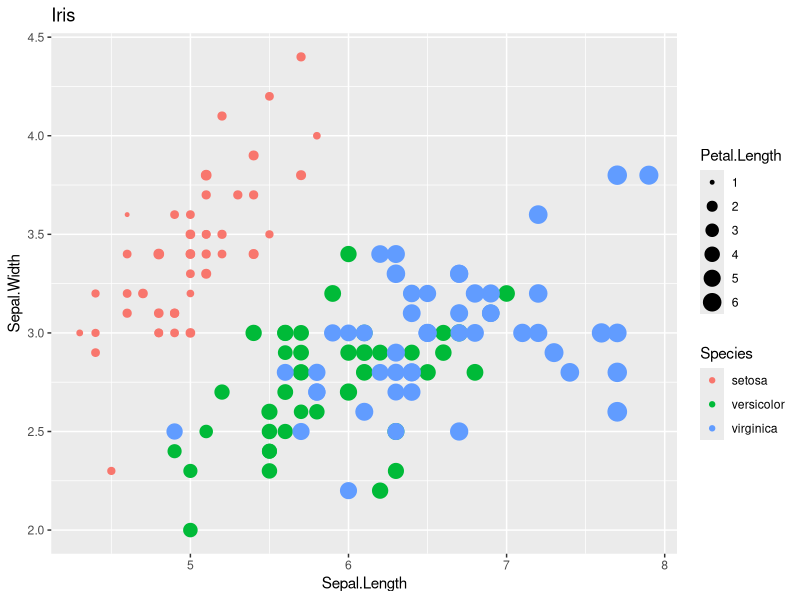
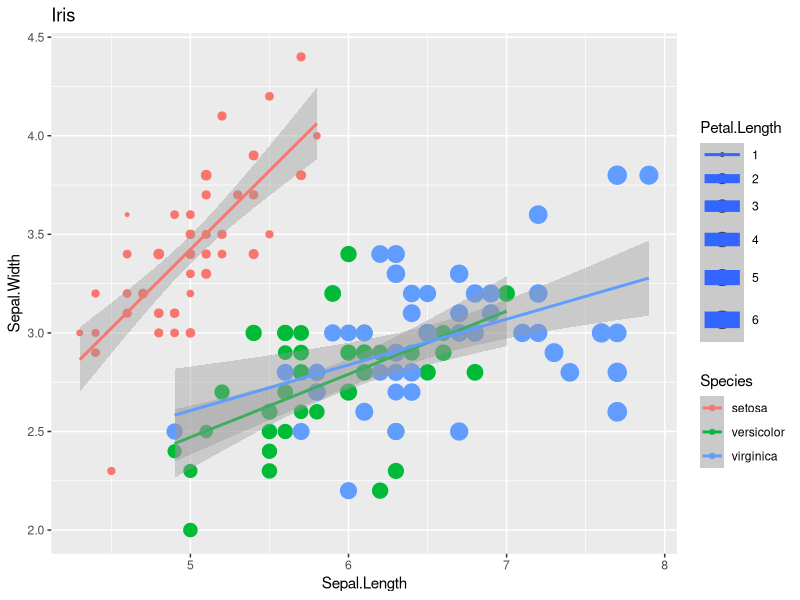
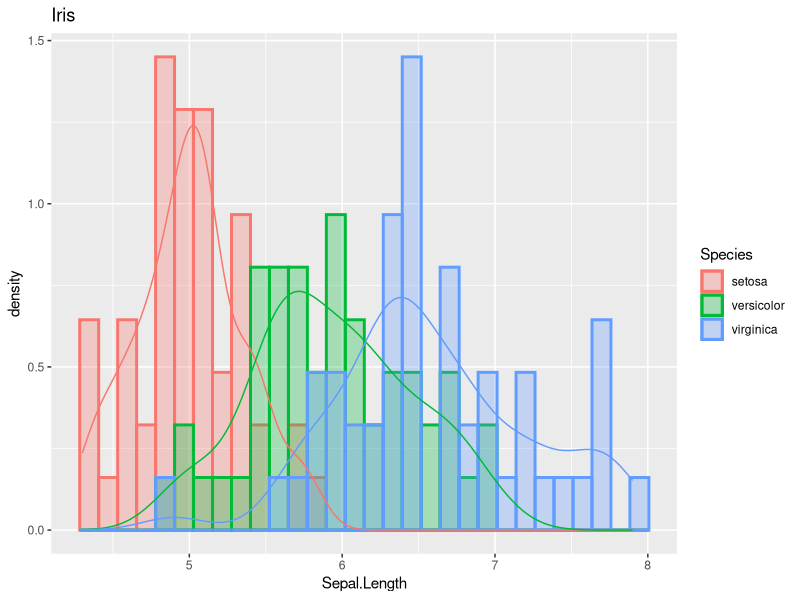
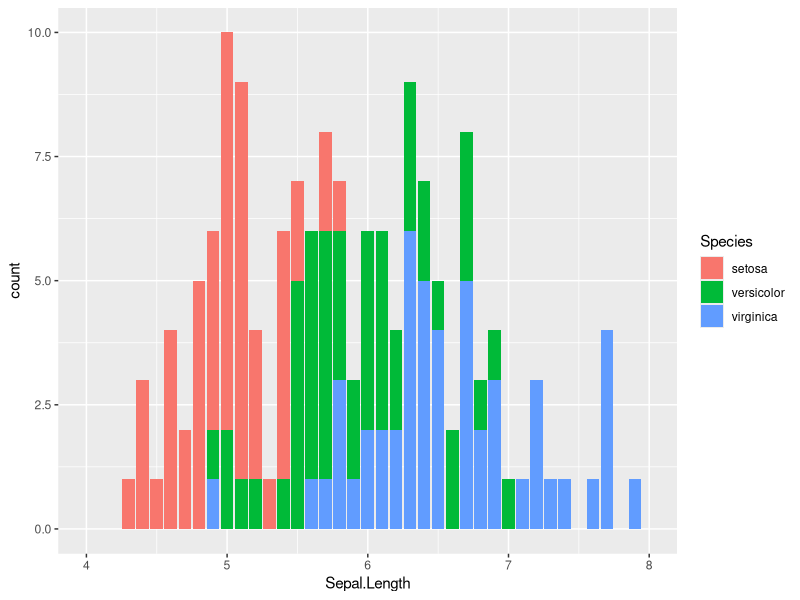
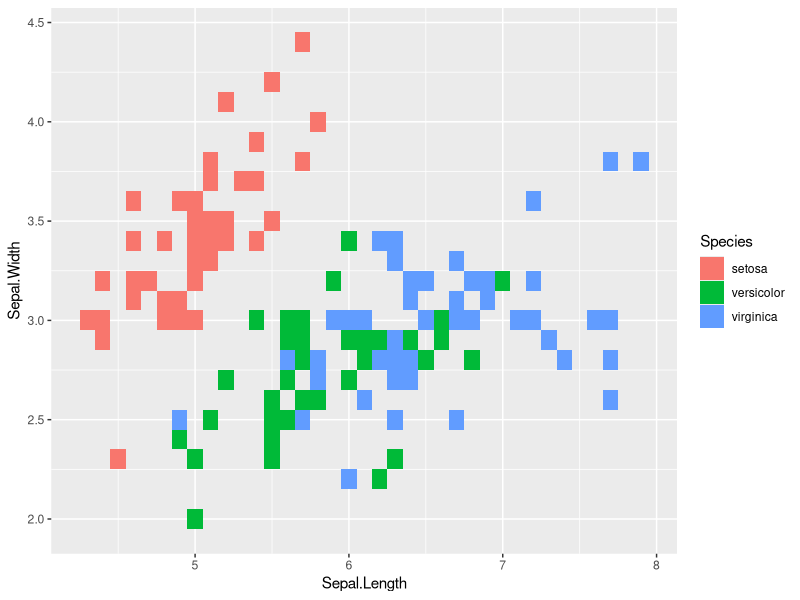
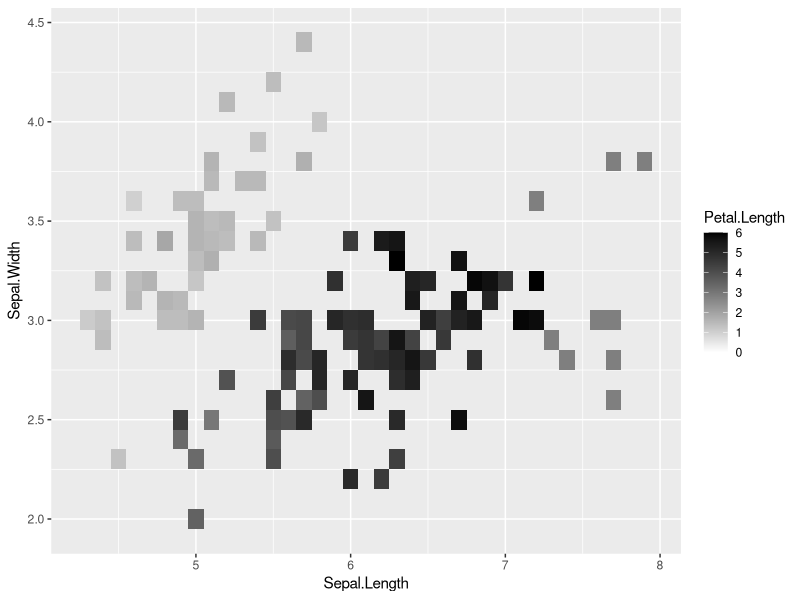
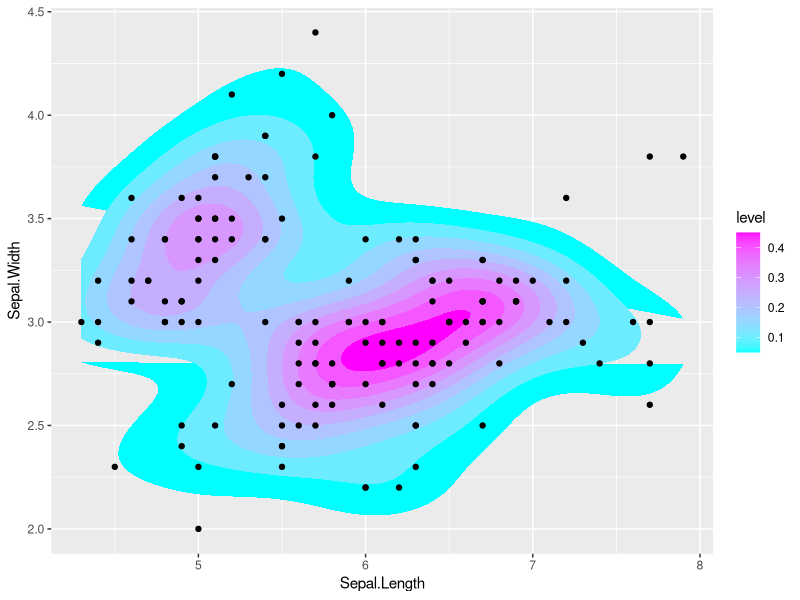
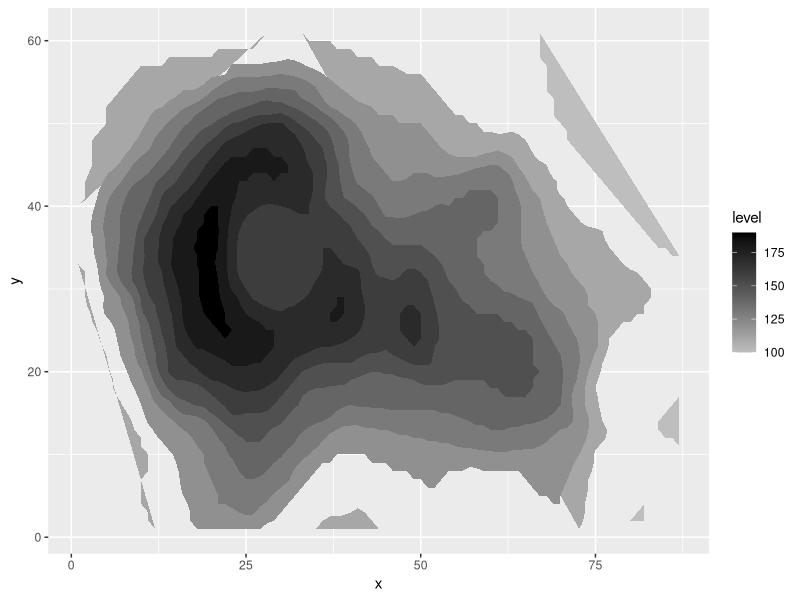

R code for these plots, in order:
require(dplyr)
require(ggplot2)
require(reshape2)

# change working directory
frame_files <- lapply(sys.frames(), function(x) x$ofile)
frame_files <- Filter(Negate(is.null), frame_files)
setwd(dirname(frame_files[[length(frame_files)]]))

# Point & Hue & Buble
g <- ggplot(iris, aes(x = Sepal.Length, y = Sepal.Width, colour = Species, size = Petal.Length)) +
  geom_point() +
  scale_colour_hue() +
  labs(title = "Iris", x = "Sepal.Length", y = "Sepal.Width")
  # scale_colour_gradient(low="cyan", high="magenta")
plot(g)
ggsave("img/iris-hue.png", g)

# Point & Smoothing & Buble
g <- ggplot(iris, aes(x = Sepal.Length, y = Sepal.Width, colour = Species, size = Petal.Length)) +
  geom_point() +
  stat_smooth(method = "lm") +
  labs(title = "Iris", x = "Sepal.Length", y = "Sepal.Width")
plot(g)
ggsave("img/iris-smooth.png", g)

# Hist & density
g <- ggplot(iris, aes(x = Sepal.Length, y = ..density.., fill = Species, colour = Species)) +
  geom_histogram(alpha = 0.3, position = "identity", size = 1) +
  labs(title = "Iris", x = "Sepal.Length") +
  geom_density(alpha=0)
plot(g)
ggsave("img/iris-hist.png", g)

# Stacked Bar
g <- ggplot(
    iris %>% group_by(Species, Sepal.Length) %>% summarize(count = n()),
    aes(x = Sepal.Length, y = count)) +
  geom_bar(stat = "identity", aes(fill = Species)) +
  scale_x_discrete() + xlim(4,8)
plot(g)
ggsave("img/iris-stacked-bar.png", g)

# Tile plot
g <- ggplot(iris, aes(x = Sepal.Length, y = Sepal.Width)) +
  geom_tile(aes(fill = Species))
plot(g)
ggsave("img/iris-tile.png", g)

# Tile qplot
g <- qplot(Sepal.Length, Sepal.Width, fill = Petal.Length, data = iris, geom = "tile") +
  scale_fill_gradient(limits = c(0, 6), low = "white", high = "black")
plot(g)
ggsave("img/iris-tile-qplot.png", g)

# Heat map
g <- ggplot(iris, aes(x = Sepal.Length, y = Sepal.Width)) +
  stat_density2d(aes(fill = ..level..), geom = "polygon") +
  scale_fill_continuous(low = "cyan", high = "magenta") +
  geom_point(color = "black")
plot(g)
ggsave("img/iris-heatmap.png", g)

# Contours of 3d data
volcano3d <- melt(volcano)
names(volcano3d) <- c("x", "y", "z")

g <- ggplot(volcano3d, aes(x = x, y = y, z = z)) +
  stat_contour(aes(fill = ..level..), geom = "polygon") +
  scale_fill_continuous(low = "gray", high = "black")
plot(g)
ggsave("img/volcano-contours.png", g)
